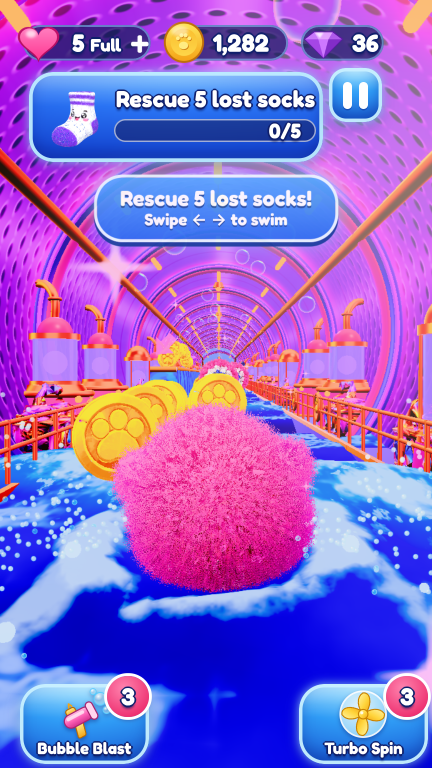
#> input picture Previews/WebDemo/six_scenes/14_real_game_preview_3849f5c8/game/s56_46.png, 864 x 1536 px, given in place of 05_Into_The_Laundry_Tunnel.png, which was not available (shown at 1/2 size)
$ python herobox.py
#> lines starting #> are read from the running program, lines starting #| are printed output that depends on the picture; after the words box and inside, x2 and y2 are one past the last pixel; in counts of white or black regions, pixels touching at a corner belong together
import numpy as np, cv2
from PIL import Image
R='/home/user/bubblegame/Design/ReferencePacks/2026-11-09_Six_Approved_Portrait_Scenes_from_user/'
G='/home/user/bubblegame/Previews/WebDemo/six_scenes/09_s56_ac4e3449/'
def box(p, seed):
#> called with seed = (430, 1000)
    a=np.asarray(Image.open(p).convert('RGB').resize((864,1536),Image.LANCZOS))
#> a is the input picture: shape (1536, 864, 3); mean R, G, B 144.1, 101.9, 206.1
    hsv=cv2.cvtColor(a,cv2.COLOR_RGB2HSV).astype(float); h=hsv[...,0]*2; s=hsv[...,1]/255; v=hsv[...,2]/255
    m=(((h>=300)|(h<345))&(h>=300)&(s>0.45)&(v>0.55)).astype(np.uint8)
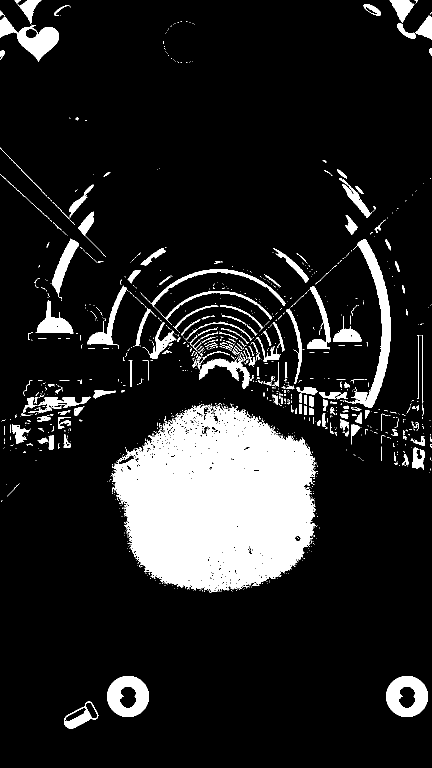
#> m: shape (1536, 864) (shown at 1/2 size); values 0 (black) and 1 (white), 13.1% white; 1075 white regions (888 under 20 px), largest, box (x1, y1, x2, y2) and area: (223, 810, 634, 1185) 109045, (690, 478, 781, 816) 6665, (214, 1352, 298, 1434) 4329
    m=cv2.morphologyEx(m,cv2.MORPH_OPEN,np.ones((5,5),np.uint8))
#> m: shape (1536, 864); values 0 (black) and 1 (white), 11.1% white; 121 white regions, largest, box (x1, y1, x2, y2) and area: (226, 821, 625, 1175) 96797, (716, 479, 781, 815) 6170, (214, 1352, 298, 1434) 4316
    n,lab,st,cen=cv2.connectedComponentsWithStats(m)
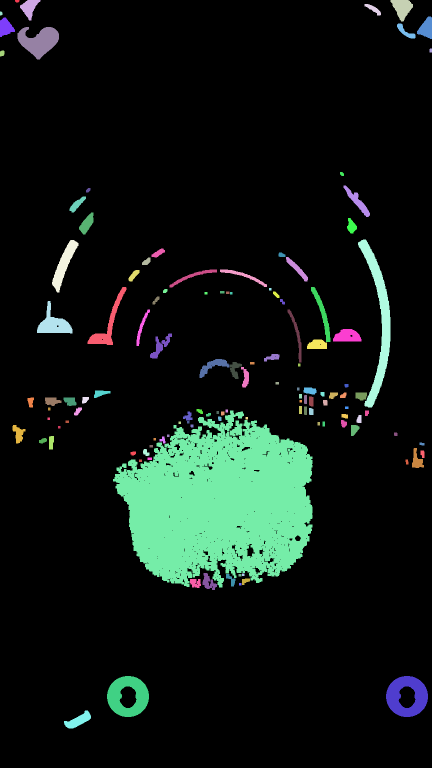
#> lab: shape (1536, 864) int32 (shown at 1/2 size); 122 distinct labels, from 0 to 121; one colour per label, 0 black
#> n = 122; st = 122 rows, first 6: [0, 0, 864, 1536, 1180314], [30, 0, 9, 5, 39], [40, 0, 41, 41, 850], [781, 0, 45, 43, 1151], [729, 8, 33, 23, 298], [0, 23, 5, 8, 35]; cen = 122 pairs, first value 1.77 to 861.1, second value 1.74 to 1440.7
    l=lab[seed[1],seed[0]]
#> l = 76
    if l==0:
        # nearest big component
        d=[(abs(cen[i][0]-seed[0])+abs(cen[i][1]-seed[1]),i) for i in range(1,n) if st[i,4]>5000]; l=min(d)[1]
    x,y,w,hh,area=st[l]
#> x = 226; y = 821; w = 399; hh = 354; area = 96797
    return dict(x0=int(x),y0=int(y),x1=int(x+w),y1=int(y+hh),w=int(w),h=int(hh),cx=round(float(cen[l][0])),cy=round(float(cen[l][1])),area=int(area))
print('S5 ref ',box(R+'05_Into_The_Laundry_Tunnel.png',(430,1000)))
print('S5 tap ',box(G+'s56_tap.png',(430,1000)))
#> call 2 of box, with seed = (430, 1000)
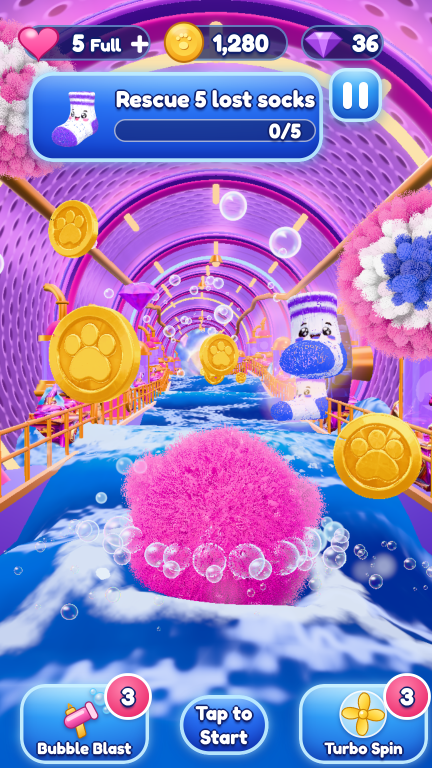
#> input picture Previews/WebDemo/six_scenes/14_real_game_preview_3849f5c8/game/s56_tap.png, 864 x 1536 px, found by its file name (shown at 1/2 size)
#> in box, a is the input picture: shape (1536, 864, 3); mean R, G, B 152.8, 126, 194.3
#> in box (call 2), `m=(((h>=300)|(h<345))&(h>=300)&(s>0.45)&(v>0.55)).astype(np.uint8)`: m: shape (1536, 864); values 0 (black) and 1 (white), 14% white; 899 white regions (764 under 20 px), largest, box (x1, y1, x2, y2) and area: (246, 857, 648, 1211) 93976, (674, 379, 864, 722) 18749, (263, 24, 618, 99) 8545
#> in box (call 2), `m=cv2.morphologyEx(m,cv2.MORPH_OPEN,np.ones((5,5),np.uint8))`: m: shape (1536, 864); values 0 (black) and 1 (white), 12.1% white; 102 white regions, largest, box (x1, y1, x2, y2) and area: (254, 861, 639, 1211) 85073, (272, 24, 614, 97) 8505, (194, 359, 678, 496) 8117
#> in box (call 2), `n,lab,st,cen=cv2.connectedComponentsWithStats(m)`:
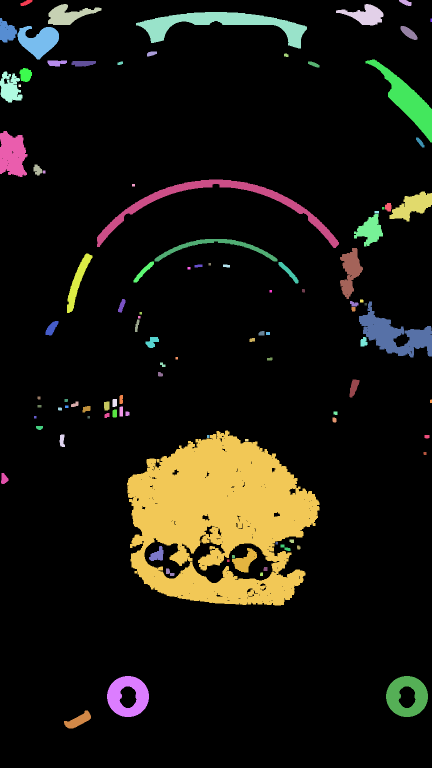
#> lab: shape (1536, 864) int32 (shown at 1/2 size); 103 distinct labels, from 0 to 102; one colour per label, 0 black
#> in box (call 2), `n,lab,st,cen=cv2.connectedComponentsWithStats(m)`: n = 103; st = 103 rows, first 6: [0, 0, 864, 1536, 1166044], [41, 0, 24, 12, 167], [798, 0, 25, 12, 191], [96, 8, 107, 42, 2253], [672, 8, 95, 43, 2020], [272, 24, 342, 73, 8505]; cen = 103 pairs, first value 7.89 to 862, second value 4.93 to 1440.7
#> in box (call 2), `l=lab[seed[1],seed[0]]`: l = 82
#> in box (call 2), `x,y,w,hh,area=st[l]`: x = 254; y = 861; w = 385; hh = 350; area = 85073
print('S6 ref ',box(R+'06_Swim_Collect_Avoid_Enemies.png',(430,1050)))
print('S6 u206',box(G+'s56_206.png',(430,950)))
#> call 4 of box, with seed = (430, 950)
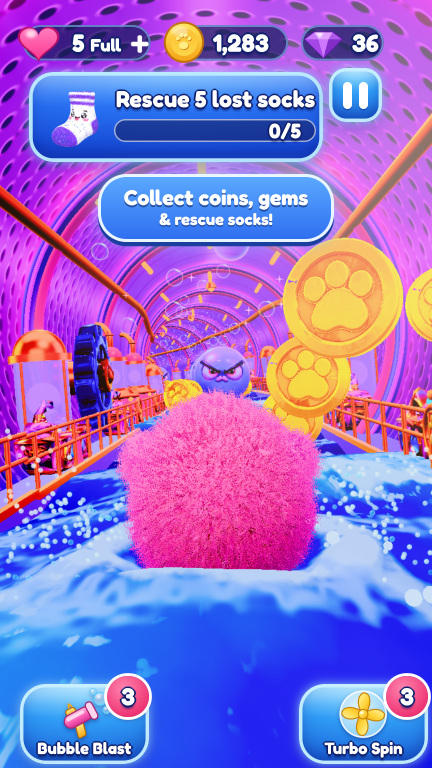
#> input picture Previews/WebDemo/six_scenes/14_real_game_preview_3849f5c8/game/s56_206.png, 864 x 1536 px, found by its file name (shown at 1/2 size)
#> in box, a is the input picture: shape (1536, 864, 3); mean R, G, B 147, 112.8, 205.4
#> in box (call 4), `v = hsv[..., 2] / 255`:
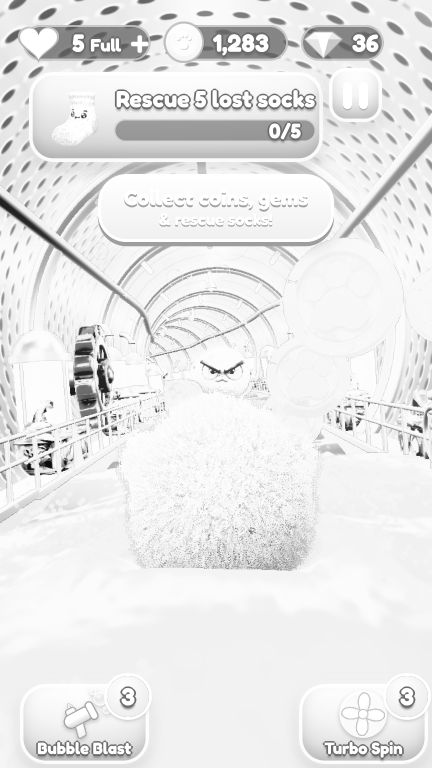
#> v: shape (1536, 864) float64 (shown at 1/2 size); min 0.0353, max 1, mean 0.91
#> in box (call 4), `m=(((h>=300)|(h<345))&(h>=300)&(s>0.45)&(v>0.55)).astype(np.uint8)`: m: shape (1536, 864); values 0 (black) and 1 (white), 12.1% white; 1069 white regions (905 under 20 px), largest, box (x1, y1, x2, y2) and area: (234, 783, 642, 1142) 109423, (772, 1352, 856, 1434) 4335, (214, 1352, 298, 1434) 4324
#> in box (call 4), `m=cv2.morphologyEx(m,cv2.MORPH_OPEN,np.ones((5,5),np.uint8))`: m: shape (1536, 864); values 0 (black) and 1 (white), 10.4% white; 105 white regions, largest, box (x1, y1, x2, y2) and area: (241, 814, 637, 1141) 99283, (772, 1352, 856, 1434) 4322, (214, 1352, 298, 1434) 4311
#> in box (call 4), `n,lab,st,cen=cv2.connectedComponentsWithStats(m)`:
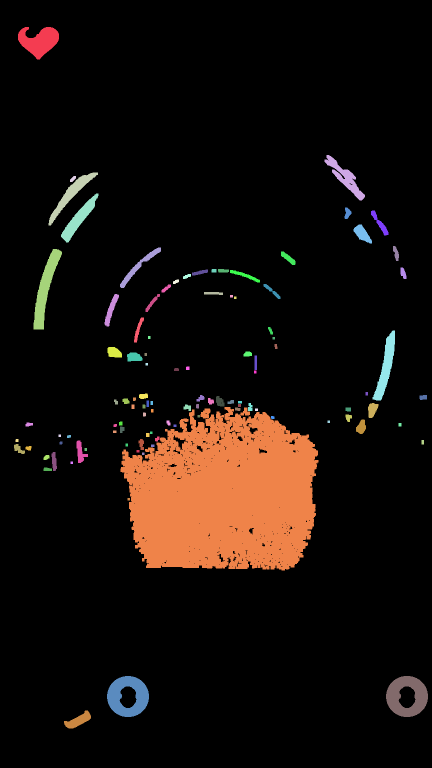
#> lab: shape (1536, 864) int32 (shown at 1/2 size); 106 distinct labels, from 0 to 105; one colour per label, 0 black
#> in box (call 4), `n,lab,st,cen=cv2.connectedComponentsWithStats(m)`: n = 106; st = 106 rows, first 6: [0, 0, 864, 1536, 1189575], [36, 54, 82, 65, 3196], [649, 310, 81, 91, 2048], [97, 345, 99, 106, 2072], [140, 352, 12, 12, 88], [122, 387, 75, 98, 2065]; cen = 106 pairs, first value 33.57 to 846.1, second value 82.14 to 1440.7
#> in box (call 4), `l=lab[seed[1],seed[0]]`: l = 62
#> in box (call 4), `x,y,w,hh,area=st[l]`: x = 241; y = 814; w = 396; hh = 327; area = 99283
